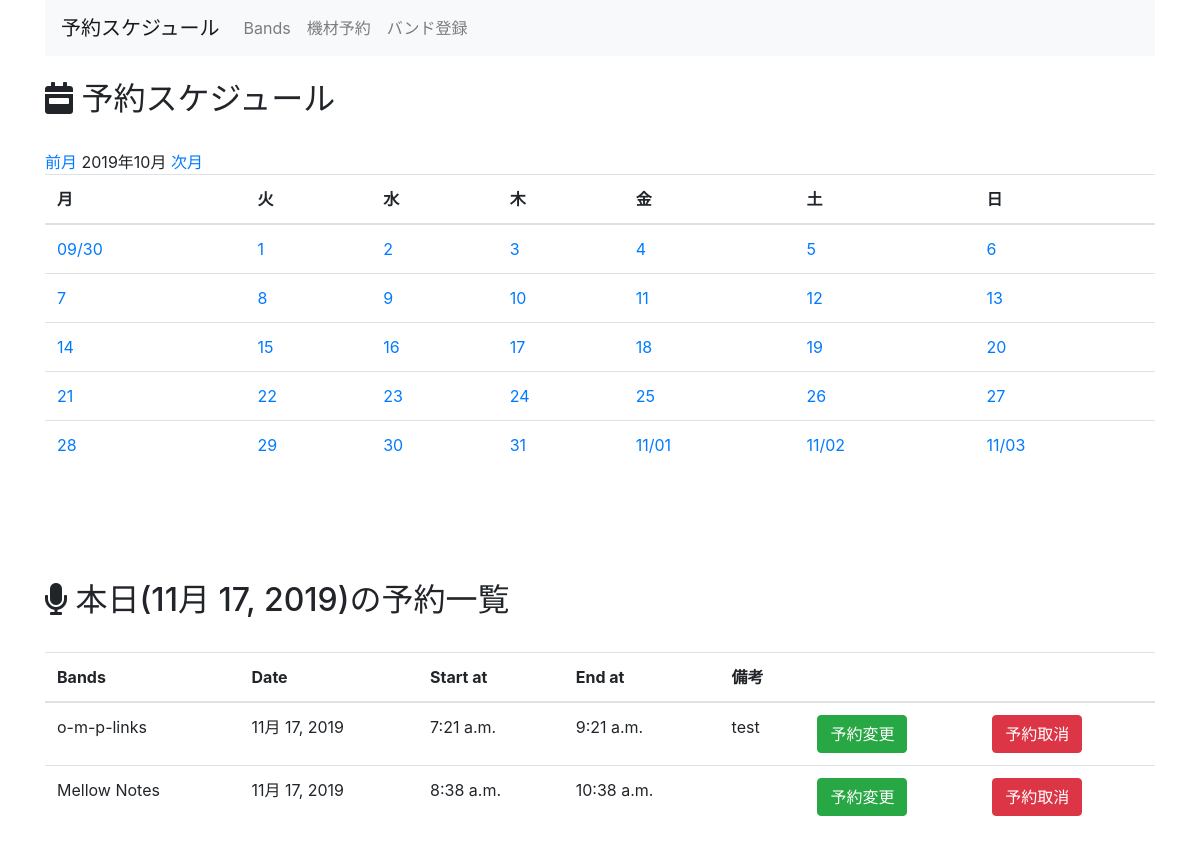
Screenshot of /equipment_management/month/2019/10/ with the database file from the repository.
### equipment_management/models.py (models this page shows, shortened)
class Schedule(models.Model):
  band_id = models.ForeignKey(Band, on_delete=models.CASCADE)
  pa_name = models.CharField(max_length=255, verbose_name='PA担当者名')
  active_date = models.DateField(default=timezone.now)
  start_at = models.TimeField(default=timezone.now)
  end_at = models.TimeField(default=two_hours_hence)
  text = models.TextField(blank=True, verbose_name='備考欄')
  created_at = models.DateTimeField(auto_now_add=True)
  updated_at = models.DateTimeField(auto_now=True)

class Band(models.Model):
  band_name = models.CharField(max_length=255,
                               verbose_name="Band's Name",
                               unique=True,
                               )
  responsible_person_name = models.CharField(max_length=255,
                                             verbose_name="Band Master's Name")
  created_at = models.DateTimeField(auto_now_add=True)
  updated_at = models.DateTimeField(auto_now=True)
  def __str__(self):
      return self.band_name

### equipment_management/views.py (the view)
# urls.py: path('month/', views.MonthCalendar.as_view(), name='month'),
class MonthCalendar(mixins.MonthCalendarMixin, generic.TemplateView):
    template_name = 'equipment_management/month.html'
    def get_context_data(self, **kwargs):
        context = super().get_context_data(**kwargs)
        calendar_context = self.get_month_calendar()
        context.update(calendar_context)
        today_date = datetime.date.today()
        context['schedules'] = Schedule.objects.filter(active_date=today_date).order_by('-active_date')
        context['today'] = today_date
        return context

### equipment_management/mixins.py (called while the page is built)
    def setup_calendar(self):
        self._calendar = calendar.Calendar(self.first_weekday)

    def get_week_names(self):
        week_names = deque(self.week_names)
        week_names.rotate(-self.first_weekday)  # リスト内の要素を右に1つずつ移動...なんてときは、dequeを使うと中々面白いです
        return week_names

    def get_previous_month(self, date):
        if date.month == 1:
            return date.replace(year=date.year-1, month=12, day=1)
        else:
            return date.replace(month=date.month-1, day=1)

    def get_next_month(self, date):
        if date.month == 12:
            return date.replace(year=date.year+1, month=1, day=1)
        else:
            return date.replace(month=date.month+1, day=1)

    def get_month_days(self, date):
        return self._calendar.monthdatescalendar(date.year, date.month)

    def get_current_month(self):
        month = self.kwargs.get('month')
        year = self.kwargs.get('year')
        if month and year:
            month = datetime.date(year=int(year), month=int(month), day=1)
        else:
            month = datetime.date.today().replace(day=1)
        return month

    def get_month_calendar(self):
        self.setup_calendar()
        current_month = self.get_current_month()
        calendar_data = {
            'now': datetime.date.today(),
            'month_days': self.get_month_days(current_month),
            'month_current': current_month,
            'month_previous': self.get_previous_month(current_month),
            'month_next': self.get_next_month(current_month),
            'week_names': self.get_week_names(),
        }
        return calendar_data

### equipment_management/templates/equipment_management/month.html
{% extends 'equipment_management/base.html' %}
{% block content %}
<br>
<h2><i class="fas fa-calendar-week"></i> 予約スケジュール</h2>
<br>
<a href="{% url 'equipment:month' month_previous.year month_previous.month %}">前月</a>
{{ month_current | date:"Y年m月" }}
<a href="{% url 'equipment:month' month_next.year month_next.month %}">次月</a>
<table class="table">
  <thead>
    <tr>
      {% for w in week_names %}
        <th>{{ w }}</th>
      {% endfor %}
    </tr>
  </thead>
  <tbody>
    {% for week in month_days %}
      <tr>
        {% for day in week %}
          {% if now == day %}
            <td class="table-success">
          {% else %}
            <td>
          {% endif %}
          {% if month_current.month != day.month %}
            <a href="{% url 'equipment:day_schedule' day.year day.month day.day %}">{{ day | date:"m/d" }}</a>
          {% else %}
            <a href="{% url 'equipment:day_schedule' day.year day.month day.day %}">{{ day.day }}</a>
          {% endif %}
            </td>
        {% endfor %}
      </tr>
    {% endfor %}
  </tbody>
</table>
<br>
<br>
<br>
<br>
<h2><i class="fas fa-microphone"></i> 本日({{ today }})の予約一覧</h2>
<br>
<table class="table">
  <thead>
    <tr>
      <th>Bands</th>
      <th>Date</th>
      <th>Start at</th>
      <th>End at</th>
      <th>備考</th>
      <th></th>
      <th></th>
    </tr>
  </thead>
  <tbody>
    {% for schedule in schedules %}
      <tr>
        <td>{{ schedule.band_id }}</td>
        <td>{{ schedule.active_date }}</td>
        <td>{{ schedule.start_at }}</td>
        <td>{{ schedule.end_at }}</a></td>
        <td>{{ schedule.text }}</td>
        <td>
          <a href="{% url 'equipment:update_schedule' schedule.pk %}">
            <button type="button" class="btn btn-success">予約変更</button>
          </a>
        </td>
        <td>
          <a href="{% url 'equipment:delete_schedule' schedule.pk %}">
            <button type="button" class="btn btn-danger">予約取消</button>
          </a>
        </td>
    {% endfor %}
  </tbody>
</table>
{% endblock %}

### rows the page displays
Schedule: band_id "o-m-p-links", active_date "11月 17, 2019", start_at "7:21 a.m.", end_at "9:21 a.m.", text "test"
Schedule: band_id "Mellow Notes", active_date "11月 17, 2019", start_at "8:38 a.m.", end_at "10:38 a.m."

### other values shown
{{ month_current | date:"Y年m月" }} "2019年10月"
{{ w }} "月" "火" "水" "木" "金" "土" "日"
{{ day | date:"m/d" }} "09/30" "11/01" "11/02" "11/03"
{{ day.day }} "1" "2" "3" "4" "5" "6" "7" "8" "9" "10" "11" "12" "13" "14" "15" "16" "17" "18" "19" "20" "21" "22" "23" "24" "25" "26" "27" "28" "29" "30" "31"
{{ today }} "11月 17, 2019"
